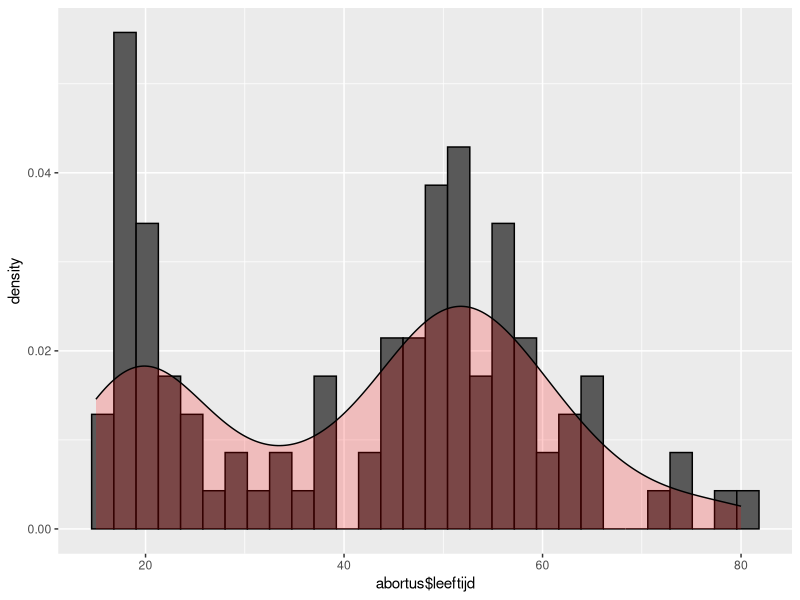
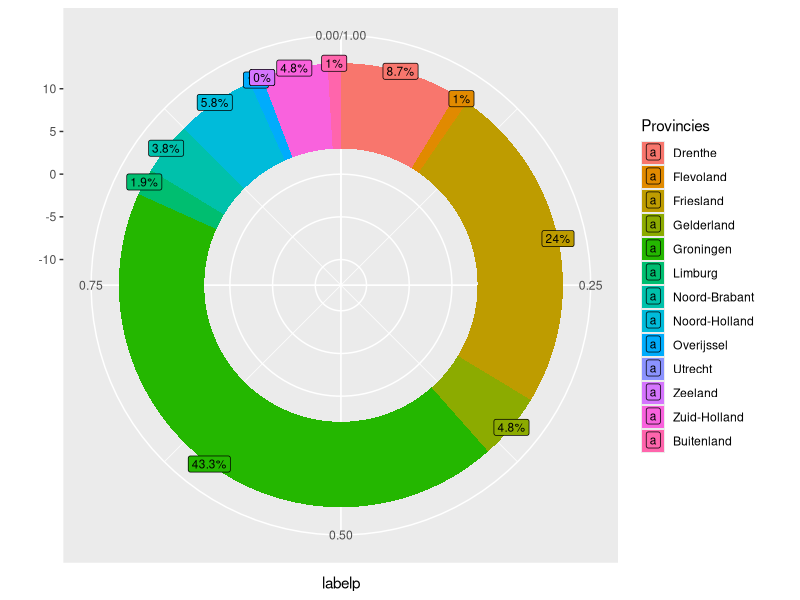
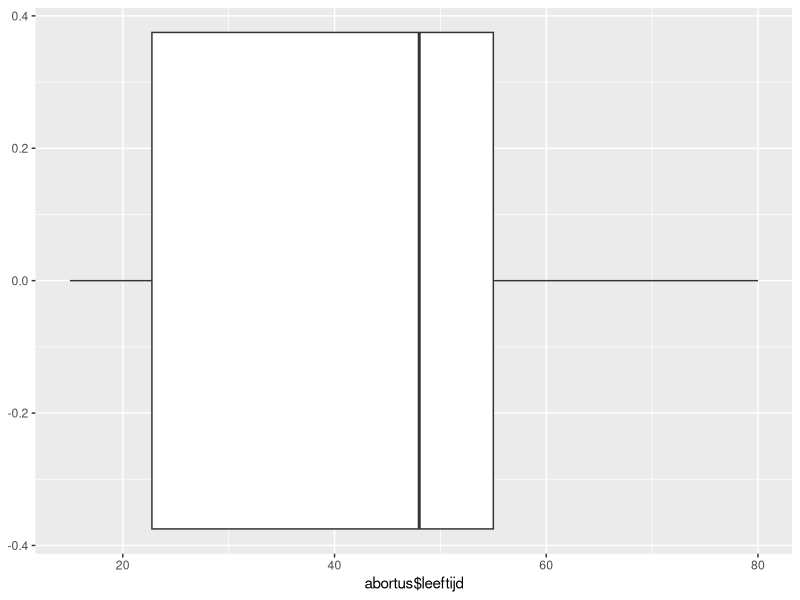

Recreate these plots in R, in order.
## ---- chunk 1
library(tidyverse)
abortus <- read.csv("abortus_dataset.csv",
                    na.strings = "NA")
#table(abortus$Vindt.u.dat.iemand.zelf.moet.kunnen.kiezen.of.die.een.abortus.wil., useNA = "always")



# voor de vraag: Vindt u dat iemand zelf moet kunnen kiezen of die een abortus wil?
abortus$eigen_keuze_abortus <- factor(x = abortus$Vindt.u.dat.iemand.zelf.moet.kunnen.kiezen.of.die.een.abortus.wil.,  
                           levels = c("Ja", "Nee"),
                           labels = c("Wel abortus toestaan", "Geen abortus toestaan"))

# Voor de vraag: Wat is uw religieuze overtuiging?
abortus$geloof <- factor(x = abortus$Wat.is.uw.religieuze.overtuiging.., 
                           levels = c("Christendom", "Islam", "Hindoeïsme", "Boeddhisme", "Niet gelovig", "Anders"),
                           labels = c("Christendom", "Islam", "Hindoeïsme", "Boeddhisme", "Niet gelovig", "Anders"))


abortus$geslacht <- factor(x = abortus$Wat.is.uw.geslacht..,
                           levels = c("Man", "Vrouw"),
                           labels = c("Man", "Vrouw"))
# Voor de vraag: Wat is uw religieuze overtuiging?

abortus$afkomst <- factor(x = abortus$In.welke.provincie.heeft.u.het.grootste.deel.van.uw.jeugd.doorgebracht., 
                           levels = c("Drenthe", "Flevoland", "Friesland", "Gelderland", "Groningen", "Limburg", "Noord-Brabant", "Noord-Holland", "Overijssel", "Utrecht", "Zeeland", "Zuid-Holland", "Ik ben niet in Nederland opgegroeid"),
                           labels = c("Drenthe", "Flevoland", "Friesland", "Gelderland", "Groningen", "Limburg", "Noord-Brabant", "Noord-Holland", "Overijssel", "Utrecht", "Zeeland", "Zuid-Holland", "Buitenland"))


abortus <- abortus %>%
    rename(
        leeftijd = Wat.is.uw.leeftijd. , 
        ouderszegenschap = Vindt.u.dat.de.ouders.zeggenschap.moeten.hebben.over.of.hun.minderjarige.kind.wel.of.niet.voor.abortus.mag.kiezen... ,
        Kindskeuze = Vindt.u.dat.een.minderjarig.kind.de.keuze.moet.hebben.om.voor.een.abortus.te.kiezen.....
    )
abortus.test <- data.frame(abortus$geloof)
head(abortus)

## ---- chunk 2

summary(abortus$leeftijd)


## ---- chunk 3

leeftijd <- data.frame(abortus$leeftijd)

ggplot(leeftijd, aes(x=abortus$leeftijd)) + geom_histogram(aes(y =after_stat(density)), color = "black")+geom_density(alpha = .2, fill= "red")
## ---- chunk 4
shapiro.test(abortus$leeftijd)

## ---- chunk 5

# Create Data
x <- table(abortus$afkomst)

city_count <- data.frame(x)

# Compute percentages
city_count$fraction = city_count$Freq / sum(city_count$Freq)
city_count$percentage = round(city_count$fraction *100, digits =1)
city_count$ymax = cumsum(city_count$fraction)
city_count$ymin = c(0, head(city_count$ymax, n=-1))
city_count$labelp = (city_count$ymax+city_count$ymin)/2
city_count$label = (paste0(city_count$percentage, "%"))
renamed_city_count <- city_count %>%
    rename(
        Provincies = Var1
    )
city_count
# Make the plot
ggplot(renamed_city_count, aes(ymax=ymax, ymin=ymin, xmax=13, xmin=3, fill=Provincies)) +
     geom_rect() +
     geom_label( x = 13, aes(y=labelp, label= label), size=3)+
     
     coord_polar(theta="y") + 
     xlim(c(-13, 13)) 
## ---- chunk 6
ggplot(leeftijd, aes(x = abortus$leeftijd)) + geom_boxplot()
## ---- chunk 7
library(dplyr)
leeftijd_frame  <- data_frame(leeftijd, abortus$ouderszegenschap)



onder_21 <- table(data_frame(filter(leeftijd_frame, leeftijd <= 21)))
onder_21

boven_21 <- filter(leeftijd_frame, leeftijd >21)

table_boven_21 <- table(boven_21)


